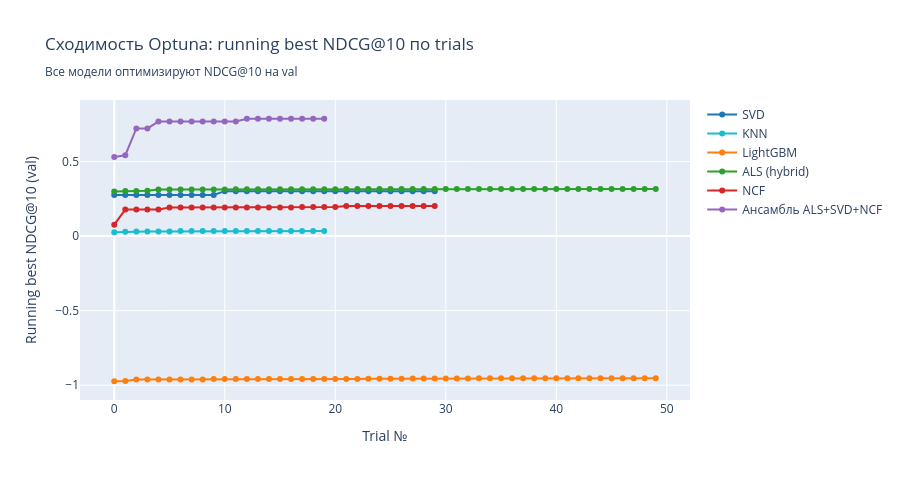

This figure's notebook cell:
### Markdown cell above
## 6. Анализ сходимости Optuna

Сравниваем, как быстро Optuna находила лучшее значение для каждой модели.
Это показывает «чувствительность» пространства гиперпараметров.

- Для SVD, KNN, LightGBM, NCF: direction=minimize, строим running minimum по RMSE.
- Для ALS (hybrid): direction=maximize, строим running maximum по NDCG@10.

### Code cell
optuna_files = {
    'SVD':          MODELS_DIR / 'svd_optuna_trials.parquet',
    'KNN':          MODELS_DIR / 'knn_optuna_trials.parquet',
    'LightGBM':     MODELS_DIR / 'lightgbm_optuna_trials.parquet',
    'ALS (hybrid)':        MODELS_DIR / 'als_optuna_trials.parquet',
    'NCF':                 MODELS_DIR / 'ncf_optuna_trials.parquet',
    'Ансамбль ALS+SVD+NCF': MODELS_DIR / 'ensemble_optuna_trials.parquet',
}

# После исправлений шагов 5-9: все модели оптимизируют NDCG@10.
# SVD/KNN/LightGBM/NCF минимизируют -NDCG@10 (direction='minimize'),
# ALS максимизирует NDCG@10 (direction='maximize').
# Для running_best везде унифицированно показываем NDCG@10 (положительное).
direction_per_model = {
    'SVD':          'minimize',  # value = -NDCG, running_best = cummin → берём -value
    'KNN':          'minimize',
    'LightGBM':     'minimize',
    'NCF':                 'minimize',
    'ALS (hybrid)':        'maximize',
    'Ансамбль ALS+SVD+NCF': 'maximize',
}

trial_curves = []
for model_name, fpath in optuna_files.items():
    if not fpath.exists():
        print(f'Trials для {model_name} не найдены: {fpath}')
        continue
    tdf = pd.read_parquet(fpath).sort_values('number').reset_index(drop=True)
    if direction_per_model[model_name] == 'minimize':
        # value = -NDCG (хотим больше NDCG → меньше value)
        tdf['running_best_raw'] = tdf['value'].cummin()
        # Конвертируем в NDCG для единого графика
        tdf['running_best_ndcg'] = -tdf['running_best_raw']
    else:
        tdf['running_best_raw'] = tdf['value'].cummax()
        tdf['running_best_ndcg'] = tdf['running_best_raw']
    tdf['model'] = model_name
    trial_curves.append(tdf[['model', 'number', 'value',
                              'running_best_raw', 'running_best_ndcg']])
    print(f"  {model_name:>13}: {len(tdf):>3} trials, "
          f"best NDCG@10 = {tdf['running_best_ndcg'].iloc[-1]:.4f}")

curves_df = pd.concat(trial_curves, ignore_index=True)


# ── Один график: сходимость NDCG@10 по всем моделям ─────────────────────
fig = go.Figure()

model_colors_all = {
    'SVD':          '#1f77b4',
    'KNN':          '#17becf',
    'LightGBM':     '#ff7f0e',
    'ALS (hybrid)':        '#2ca02c',
    'NCF':                 '#d62728',
    'Ансамбль ALS+SVD+NCF': '#9467bd',
}

for m in optuna_files.keys():

    sub = curves_df[curves_df['model'] == m]
    if sub.empty:
        continue
    fig.add_trace(go.Scatter(
        x=sub['number'],
        y=sub['running_best_ndcg'],
        mode='lines+markers',
        name=m,
        line=dict(color=model_colors_all.get(m, '#666')),
    ))

fig.update_xaxes(title_text='Trial №')
fig.update_yaxes(title_text='Running best NDCG@10 (val)')
fig.update_layout(
    title='Сходимость Optuna: running best NDCG@10 по trials<br>'
          '<sub>Все модели оптимизируют NDCG@10 на val</sub>',
    height=480,
)
fig.write_html(str(MODELS_DIR / 'comparison_optuna_convergence.html'))
fig.show()

### Figure 1 — Plotly figure (JSON) as saved in the notebook; plotly's stock layout.template omitted (floating-point values rounded to 4 significant figures)
{"data": [{"line": {"color": "#1f77b4"}, "mode": "lines+markers", "name": "SVD", "type": "scatter", "x": [0, 1, 2, 3, 4, 5, 6, 7, 8, 9, 10, 11, 12, 13, 14, 15, 16, 17, 18, 19, 20, 21, 22, 23, 24, 25, 26, 27, 28, 29], "y": [0.2755, 0.2755, 0.2755, 0.2755, 0.2755, 0.2755, 0.2755, 0.2755, 0.2755, 0.2755, 0.3013, 0.3013, 0.3013, 0.3013, 0.3013, 0.3013, 0.3013, 0.3013, 0.3013, 0.3013, 0.3013, 0.3013, 0.3013, 0.3013, 0.3013, 0.3013, 0.3013, 0.3013, 0.3013, 0.3013]}, {"line": {"color": "#17becf"}, "mode": "lines+markers", "name": "KNN", "type": "scatter", "x": [0, 1, 2, 3, 4, 5, 6, 7, 8, 9, 10, 11, 12, 13, 14, 15, 16, 17, 18, 19], "y": [0.02606, 0.02895, 0.03018, 0.03018, 0.03018, 0.03018, 0.03366, 0.03366, 0.03366, 0.03366, 0.03366, 0.03366, 0.03366, 0.03366, 0.03366, 0.03366, 0.03366, 0.03366, 0.03366, 0.03366]}, {"line": {"color": "#ff7f0e"}, "mode": "lines+markers", "name": "LightGBM", "type": "scatter", "x": [0, 1, 2, 3, 4, 5, 6, 7, 8, 9, 10, 11, 12, 13, 14, 15, 16, 17, 18, 19, 20, 21, 22, 23, 24, 25, 26, 27, 28, 29, 30, 31, 32, 33, 34, 35, 36, 37, 38, 39, 40, 41, 42, 43, 44, 45, 46, 47, 48, 49], "y": [-0.9738, -0.9718, -0.9628, -0.9628, -0.9623, -0.9623, -0.9623, -0.9623, -0.9623, -0.9593, -0.9593, -0.9583, -0.9583, -0.9583, -0.9583, -0.9583, -0.9583, -0.9583, -0.9583, -0.9583, -0.9583, -0.9583, -0.9583, -0.9573, -0.9573, -0.9573, -0.9573, -0.9558, -0.9558, -0.9558, -0.9558, -0.9556, -0.9556, -0.9544, -0.9544, -0.9544, -0.9544, -0.9544, -0.9544, -0.9544, -0.9544, -0.9544, -0.9544, -0.9544, -0.9544, -0.9544, -0.9544, -0.9544, -0.9544, -0.9544]}, {"line": {"color": "#2ca02c"}, "mode": "lines+markers", "name": "ALS (hybrid)", "type": "scatter", "x": [0, 1, 2, 3, 4, 5, 6, 7, 8, 9, 10, 11, 12, 13, 14, 15, 16, 17, 18, 19, 20, 21, 22, 23, 24, 25, 26, 27, 28, 29, 30, 31, 32, 33, 34, 35, 36, 37, 38, 39, 40, 41, 42, 43, 44, 45, 46, 47, 48, 49], "y": [0.2995, 0.3028, 0.3028, 0.3035, 0.312, 0.312, 0.312, 0.312, 0.312, 0.312, 0.312, 0.3136, 0.3136, 0.3136, 0.3136, 0.3136, 0.3136, 0.3136, 0.3136, 0.3148, 0.3148, 0.3149, 0.3149, 0.3149, 0.3149, 0.3149, 0.3149, 0.3149, 0.3149, 0.3149, 0.3149, 0.3149, 0.3149, 0.3149, 0.3149, 0.3149, 0.3149, 0.3149, 0.3149, 0.3149, 0.3149, 0.3149, 0.3149, 0.3149, 0.3149, 0.3149, 0.3149, 0.3149, 0.3149, 0.3149]}, {"line": {"color": "#d62728"}, "mode": "lines+markers", "name": "NCF", "type": "scatter", "x": [0, 1, 2, 3, 4, 5, 6, 7, 8, 9, 10, 11, 12, 13, 14, 15, 16, 17, 18, 19, 20, 21, 22, 23, 24, 25, 26, 27, 28, 29], "y": [0.07628, 0.1778, 0.1778, 0.1778, 0.1778, 0.1918, 0.1918, 0.1918, 0.1918, 0.1918, 0.1918, 0.1918, 0.1918, 0.1918, 0.1918, 0.1918, 0.1918, 0.1951, 0.1951, 0.1951, 0.1951, 0.202, 0.202, 0.202, 0.202, 0.202, 0.202, 0.202, 0.202, 0.202]}, {"line": {"color": "#9467bd"}, "mode": "lines+markers", "name": "Ансамбль ALS+SVD+NCF", "type": "scatter", "x": [0, 1, 2, 3, 4, 5, 6, 7, 8, 9, 10, 11, 12, 13, 14, 15, 16, 17, 18, 19], "y": [0.5297, 0.5421, 0.7218, 0.7218, 0.7679, 0.7679, 0.7679, 0.7679, 0.7679, 0.7679, 0.7679, 0.7679, 0.7869, 0.7869, 0.7869, 0.7869, 0.7869, 0.7869, 0.7869, 0.7869]}], "layout": {"height": 480, "title": {"text": "Сходимость Optuna: running best NDCG@10 по trials<br><sub>Все модели оптимизируют NDCG@10 на val</sub>"}, "xaxis": {"title": {"text": "Trial №"}}, "yaxis": {"title": {"text": "Running best NDCG@10 (val)"}}}}
